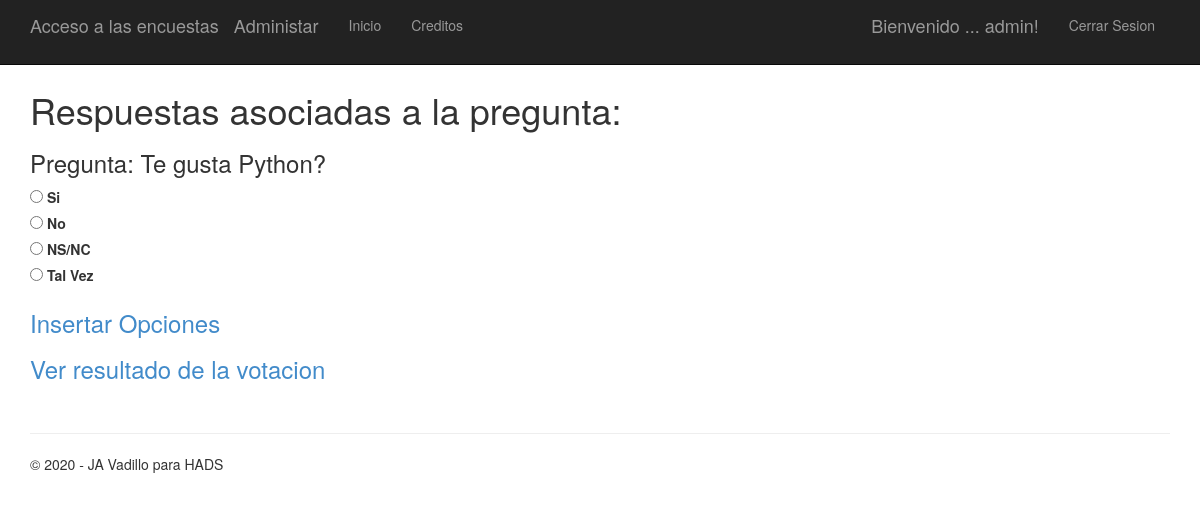
Screenshot of /polls/2/ (signed in) with the database file from the repository.
### app/models.py (models this page shows)
class Question(models.Model):
    question_text = models.CharField(max_length=200)
    pub_date = models.DateTimeField('date published')

class Choice(models.Model):
    question = models.ForeignKey(Question)
    choice_text = models.CharField(max_length=200)
    votes = models.IntegerField(default=0)

### app/views.py (the view)
# urls.py: url(r'^polls/(?P<question_id>\d+)/$', app.views.detail, name='detail'),
def detail(request, question_id):
     question = get_object_or_404(Question, pk=question_id)
     return render(request, 'polls/detail.html', {'title':'Respuestas asociadas a la pregunta:','question': question, 'year' : datetime.now().year})

### app/templates/polls/detail.html (shortened to what this page needs)
﻿{% extends "app/layout.html" %}
{% block content %}
<h1>{{ title }}</h1>
<h3>Pregunta: {{ question.question_text }}</h3>
<form action="{% url 'vote' question.id %}" method="post">
{% for choice in question.choice_set.all %}
    <input type="radio" name="choice" id="choice{{ forloop.counter }}" value="{{ choice.id }}" />
    <label for="choice{{ forloop.counter }}">{{ choice.choice_text }}</label><br />
{% endfor %}
{% if request.user.is_authenticated %}
    <a href="{% url 'choice_add' question.id %}"><h3>Insertar Opciones</h3></a>
    <a href="{% url 'chart' question.id %}"> <h3>Ver resultado de la votacion</h3> </a><br />
{% else %}
    <input type="submit" value="Vote" />
{% endif %}
</form>
{% endblock %}

### app/templates/app/loginpartial.html (shortened to what this page needs)
{% if user.is_authenticated %}
<form id="logoutForm" action="/logout" method="post" class="navbar-right">
    <ul class="nav navbar-nav navbar-right">
        <li><span class="navbar-brand">Bienvenido ... {{ user.username }}!</span></li>
        <li><a href="javascript:document.getElementById('logoutForm').submit()">Cerrar Sesion</a></li>
    </ul>
</form>
{% else %}
<ul class="nav navbar-nav navbar-right">
    <li><a href="{% url 'login' %}">Iniciar Sesion</a></li>
</ul>
{% endif %}

### app/static/app/content/site.css (style rules this page uses)
body { padding-top: 50px; padding-bottom: 20px; }
input, select, textarea { max-width: 280px; }

### rows the page displays
Question: question_text "Te gusta Python?"
Choice: choice_text "Si"
Choice: choice_text "No"
Choice: choice_text "NS/NC"
Choice: choice_text "Tal Vez"

### other values shown
{{ user.username }} "admin"
{{ title }} "Respuestas asociadas a la pregunta:"
